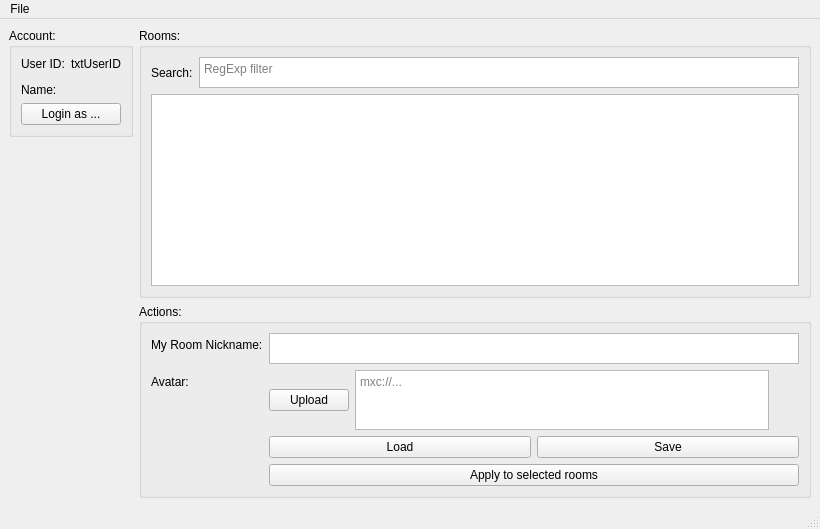
<?xml version="1.0" encoding="UTF-8"?>
<ui version="4.0">
 <class>MainWindow</class>
 <widget class="QMainWindow" name="MainWindow">
  <property name="geometry">
   <rect>
    <x>0</x>
    <y>0</y>
    <width>820</width>
    <height>529</height>
   </rect>
  </property>
  <property name="windowTitle">
   <string>Bulk Matrix per-room displayname and avatar changer</string>
  </property>
  <widget class="QWidget" name="centralwidget">
   <layout class="QHBoxLayout" name="horizontalLayout_2">
    <item>
     <layout class="QVBoxLayout" name="verticalLayout">
      <item>
       <widget class="QGroupBox" name="groupBox">
        <property name="title">
         <string>Account:</string>
        </property>
        <layout class="QVBoxLayout" name="verticalLayout_4">
         <item>
          <layout class="QHBoxLayout" name="horizontalLayout">
           <item>
            <widget class="QLabel" name="label">
             <property name="text">
              <string>User ID:</string>
             </property>
            </widget>
           </item>
           <item>
            <widget class="QLabel" name="txtUserID">
             <property name="text">
              <string>txtUserID</string>
             </property>
            </widget>
           </item>
          </layout>
         </item>
         <item>
          <layout class="QHBoxLayout" name="horizontalLayout_5">
           <property name="spacing">
            <number>0</number>
           </property>
           <property name="topMargin">
            <number>6</number>
           </property>
           <item>
            <widget class="QLabel" name="label_5">
             <property name="text">
              <string>Name:</string>
             </property>
            </widget>
           </item>
           <item>
            <widget class="QLabel" name="txtGlobalName">
             <property name="text">
              <string/>
             </property>
            </widget>
           </item>
          </layout>
         </item>
         <item>
          <widget class="QPushButton" name="cmdLogin">
           <property name="text">
            <string>Login as ...</string>
           </property>
          </widget>
         </item>
        </layout>
       </widget>
      </item>
      <item>
       <spacer name="verticalSpacer">
        <property name="orientation">
         <enum>Qt::Vertical</enum>
        </property>
        <property name="sizeHint" stdset="0">
         <size>
          <width>20</width>
          <height>40</height>
         </size>
        </property>
       </spacer>
      </item>
     </layout>
    </item>
    <item>
     <layout class="QVBoxLayout" name="verticalLayout_2">
      <item>
       <widget class="QGroupBox" name="groupBox_3">
        <property name="title">
         <string>Rooms:</string>
        </property>
        <layout class="QVBoxLayout" name="verticalLayout_3">
         <item>
          <layout class="QHBoxLayout" name="horizontalLayout_6">
           <item>
            <widget class="QLabel" name="label_6">
             <property name="text">
              <string>Search:</string>
             </property>
            </widget>
           </item>
           <item>
            <widget class="QTextEdit" name="txtFilter">
             <property name="sizePolicy">
              <sizepolicy hsizetype="Expanding" vsizetype="Expanding">
               <horstretch>0</horstretch>
               <verstretch>0</verstretch>
              </sizepolicy>
             </property>
             <property name="minimumSize">
              <size>
               <width>0</width>
               <height>30</height>
              </size>
             </property>
             <property name="maximumSize">
              <size>
               <width>16777215</width>
               <height>32</height>
              </size>
             </property>
             <property name="placeholderText">
              <string>RegExp filter</string>
             </property>
            </widget>
           </item>
          </layout>
         </item>
         <item>
          <widget class="QListView" name="listRooms">
           <property name="selectionMode">
            <enum>QAbstractItemView::MultiSelection</enum>
           </property>
          </widget>
         </item>
        </layout>
       </widget>
      </item>
      <item>
       <layout class="QHBoxLayout" name="horizontalLayout_3"/>
      </item>
      <item>
       <widget class="QGroupBox" name="groupBox_2">
        <property name="title">
         <string>Actions:</string>
        </property>
        <layout class="QFormLayout" name="formLayout_2">
         <item row="0" column="0">
          <widget class="QLabel" name="label_3">
           <property name="text">
            <string>My Room Nickname:</string>
           </property>
          </widget>
         </item>
         <item row="0" column="1">
          <widget class="QPlainTextEdit" name="txtRoomNickname">
           <property name="sizePolicy">
            <sizepolicy hsizetype="Expanding" vsizetype="Expanding">
             <horstretch>0</horstretch>
             <verstretch>0</verstretch>
            </sizepolicy>
           </property>
           <property name="minimumSize">
            <size>
             <width>0</width>
             <height>30</height>
            </size>
           </property>
           <property name="maximumSize">
            <size>
             <width>16777215</width>
             <height>32</height>
            </size>
           </property>
          </widget>
         </item>
         <item row="1" column="0">
          <widget class="QLabel" name="label_4">
           <property name="text">
            <string>Avatar:</string>
           </property>
          </widget>
         </item>
         <item row="1" column="1">
          <layout class="QHBoxLayout" name="horizontalLayout_4">
           <item>
            <widget class="QPushButton" name="cmdUploadAvatar">
             <property name="text">
              <string>Upload</string>
             </property>
            </widget>
           </item>
           <item>
            <widget class="QPlainTextEdit" name="txtRoomAvatarMXC">
             <property name="sizePolicy">
              <sizepolicy hsizetype="Expanding" vsizetype="Minimum">
               <horstretch>0</horstretch>
               <verstretch>0</verstretch>
              </sizepolicy>
             </property>
             <property name="minimumSize">
              <size>
               <width>0</width>
               <height>30</height>
              </size>
             </property>
             <property name="maximumSize">
              <size>
               <width>16777215</width>
               <height>60</height>
              </size>
             </property>
             <property name="lineWrapMode">
              <enum>QPlainTextEdit::NoWrap</enum>
             </property>
             <property name="placeholderText">
              <string>mxc://...</string>
             </property>
            </widget>
           </item>
           <item>
            <widget class="QLabel" name="picAvatar">
             <property name="sizePolicy">
              <sizepolicy hsizetype="Preferred" vsizetype="Preferred">
               <horstretch>0</horstretch>
               <verstretch>0</verstretch>
              </sizepolicy>
             </property>
             <property name="minimumSize">
              <size>
               <width>24</width>
               <height>24</height>
              </size>
             </property>
             <property name="maximumSize">
              <size>
               <width>256</width>
               <height>256</height>
              </size>
             </property>
             <property name="text">
              <string/>
             </property>
             <property name="scaledContents">
              <bool>true</bool>
             </property>
            </widget>
           </item>
          </layout>
         </item>
         <item row="3" column="1">
          <widget class="QPushButton" name="cmdApply">
           <property name="text">
            <string>Apply to selected rooms</string>
           </property>
          </widget>
         </item>
         <item row="2" column="1">
          <layout class="QHBoxLayout" name="horizontalLayout_7">
           <item>
            <widget class="QPushButton" name="cmdLoad">
             <property name="text">
              <string>Load</string>
             </property>
            </widget>
           </item>
           <item>
            <widget class="QPushButton" name="cmdSave">
             <property name="text">
              <string>Save</string>
             </property>
            </widget>
           </item>
          </layout>
         </item>
        </layout>
       </widget>
      </item>
     </layout>
    </item>
   </layout>
  </widget>
  <widget class="QMenuBar" name="menubar">
   <property name="geometry">
    <rect>
     <x>0</x>
     <y>0</y>
     <width>820</width>
     <height>24</height>
    </rect>
   </property>
   <widget class="QMenu" name="menuFile">
    <property name="title">
     <string>File</string>
    </property>
    <addaction name="separator"/>
    <addaction name="actionExit"/>
   </widget>
   <addaction name="menuFile"/>
  </widget>
  <widget class="QStatusBar" name="statusbar"/>
  <action name="actionExit">
   <property name="text">
    <string>Exit</string>
   </property>
  </action>
 </widget>
 <resources/>
 <connections>
  <connection>
   <sender>actionExit</sender>
   <signal>triggered()</signal>
   <receiver>MainWindow</receiver>
   <slot>close()</slot>
   <hints>
    <hint type="sourcelabel">
     <x>-1</x>
     <y>-1</y>
    </hint>
    <hint type="destinationlabel">
     <x>399</x>
     <y>299</y>
    </hint>
   </hints>
  </connection>
 </connections>
</ui>
